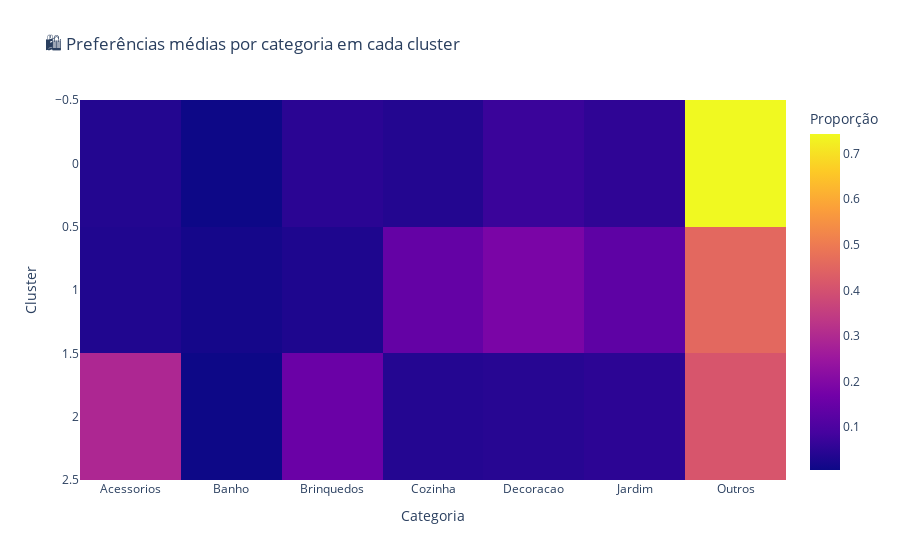

Notebook code for this chart:
### Markdown cell above
9️⃣ **Heatmap de categorias por cluster**

### Code cell
cat_cluster = base.copy()
cluster_means = cat_cluster.groupby('Cluster')[cat_pivot.columns].mean()

fig = px.imshow(cluster_means,
                labels=dict(x="Categoria", y="Cluster", color="Proporção"),
                x=cluster_means.columns,
                y=cluster_means.index,
                aspect="auto",
                title="🛍️ Preferências médias por categoria em cada cluster")
fig.show()

### Figure 1 — Plotly figure (JSON) as saved in the notebook; plotly's stock layout.template omitted (floating-point values rounded to 4 significant figures)
{"data": [{"coloraxis": "coloraxis", "hovertemplate": "Categoria: %{x}<br>Cluster: %{y}<br>Proporção: %{z}<extra></extra>", "name": "0", "type": "heatmap", "x": ["Acessorios", "Banho", "Brinquedos", "Cozinha", "Decoracao", "Jardim", "Outros"], "xaxis": "x", "y": [0, 1, 2], "yaxis": "y", "z": [[0.03837, 0.006505, 0.04771, 0.03825, 0.07053, 0.05552, 0.7431], [0.0333, 0.01745, 0.03124, 0.1433, 0.185, 0.1328, 0.457], [0.2939, 0.006258, 0.1544, 0.03958, 0.04353, 0.05104, 0.4113]]}], "layout": {"coloraxis": {"colorbar": {"title": {"text": "Proporção"}}, "colorscale": [[0, "#0d0887"], [0.1111, "#46039f"], [0.2222, "#7201a8"], [0.3333, "#9c179e"], [0.4444, "#bd3786"], [0.5556, "#d8576b"], [0.6667, "#ed7953"], [0.7778, "#fb9f3a"], [0.8889, "#fdca26"], [1, "#f0f921"]]}, "title": {"text": "🛍️ Preferências médias por categoria em cada cluster"}, "xaxis": {"anchor": "y", "domain": [0, 1], "title": {"text": "Categoria"}}, "yaxis": {"anchor": "x", "autorange": "reversed", "domain": [0, 1], "title": {"text": "Cluster"}}}}
